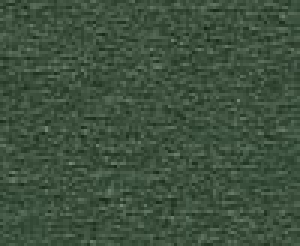
#> input picture data/background/PM988-square.jpg, 100 x 82 px (shown 3 times larger)
$ python replace_image.py
#> lines starting #> are read from the running program, lines starting #| are printed output that depends on the picture
#> further down, img_bg is the input picture: shape (82, 100, 3); mean B, G, R 62, 81, 61.8
import cv2
import numpy as np
import math

def replace_image_x(w, img_bg):
#> called with w = 1000
    h_i, w_i, c_i=img_bg.shape
#> h_i = 82; w_i = 100; c_i = 3
    assert(w>w_i)
    r_x=w//w_i+1
#> r_x = 11
    # print(w, w_i, r_x)
    result=[]
    for n in range(r_x):
        if n==0:
            result=img_bg.copy()
        else:
            result=np.concatenate((result, img_bg), axis=1)
#> this loop made 11 passes
#> pass 2, in replace_image_x, `result=np.concatenate((result, img_bg), axis=1)`:
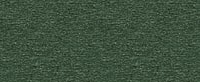
#> result: shape (82, 200, 3); mean B, G, R 62, 81, 61.8
#> pass 3, in replace_image_x, `result=np.concatenate((result, img_bg), axis=1)`:
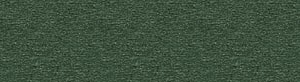
#> result: shape (82, 300, 3); mean B, G, R 62, 81, 61.8
    return result[:, :w, :]
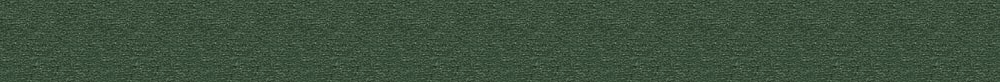
#> returned value: shape (82, 1000, 3); mean of channels 0, 1, 2 62, 81, 61.8; drawn as B, G, R
def replace_image_y(h, img_bg):
#> called with h = 800
    h_i, w_i, c_i=img_bg.shape
#> h_i = 82; w_i = 1000; c_i = 3
    assert(h>h_i)
    r_y=h//h_i+1
#> r_y = 10
    # print(h, h_i, r_y)
    result=[]
    for n in range(r_y):
        if n==0:
            result=img_bg.copy()
        else:
            result=np.concatenate((result, img_bg), axis=0)
#> this loop made 10 passes
#> pass 2, in replace_image_y, `result=np.concatenate((result, img_bg), axis=0)`:
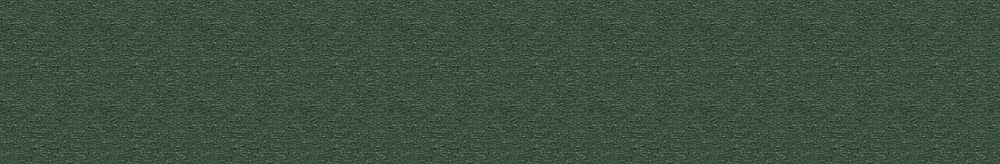
#> result: shape (164, 1000, 3); mean B, G, R 62, 81, 61.8
#> pass 3, in replace_image_y, `result=np.concatenate((result, img_bg), axis=0)`:
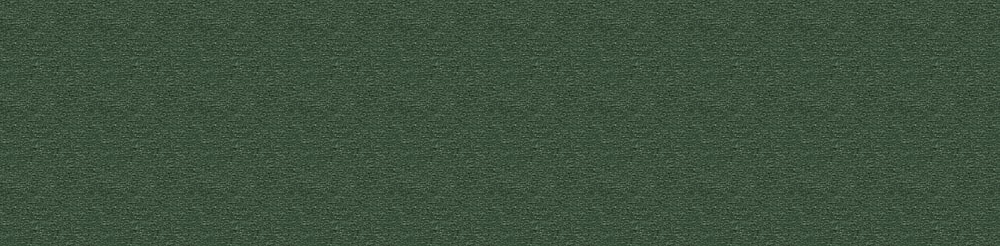
#> result: shape (246, 1000, 3); mean B, G, R 62, 81, 61.8
    return result[:h, :, :]
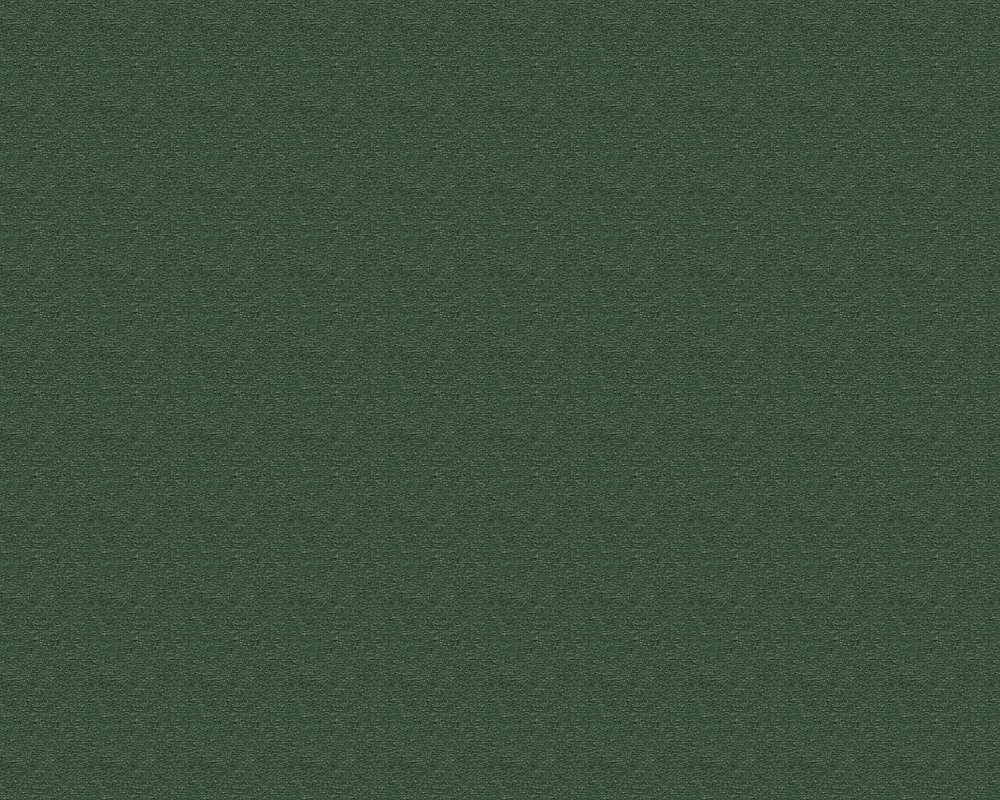
#> returned value: shape (800, 1000, 3); mean of channels 0, 1, 2 62, 81, 61.8; drawn as B, G, R
def replace_image(w,h,img_bg):
    result=replace_image_x(w, img_bg)
    result=replace_image_y(h, result)
    return result
if __name__=="__main__":
    img_bg=cv2.imread('data/background/PM988-square.jpg')
    result=replace_image(1000, 800, img_bg)
    cv2.imshow("input", result)
    cv2.waitKey()
